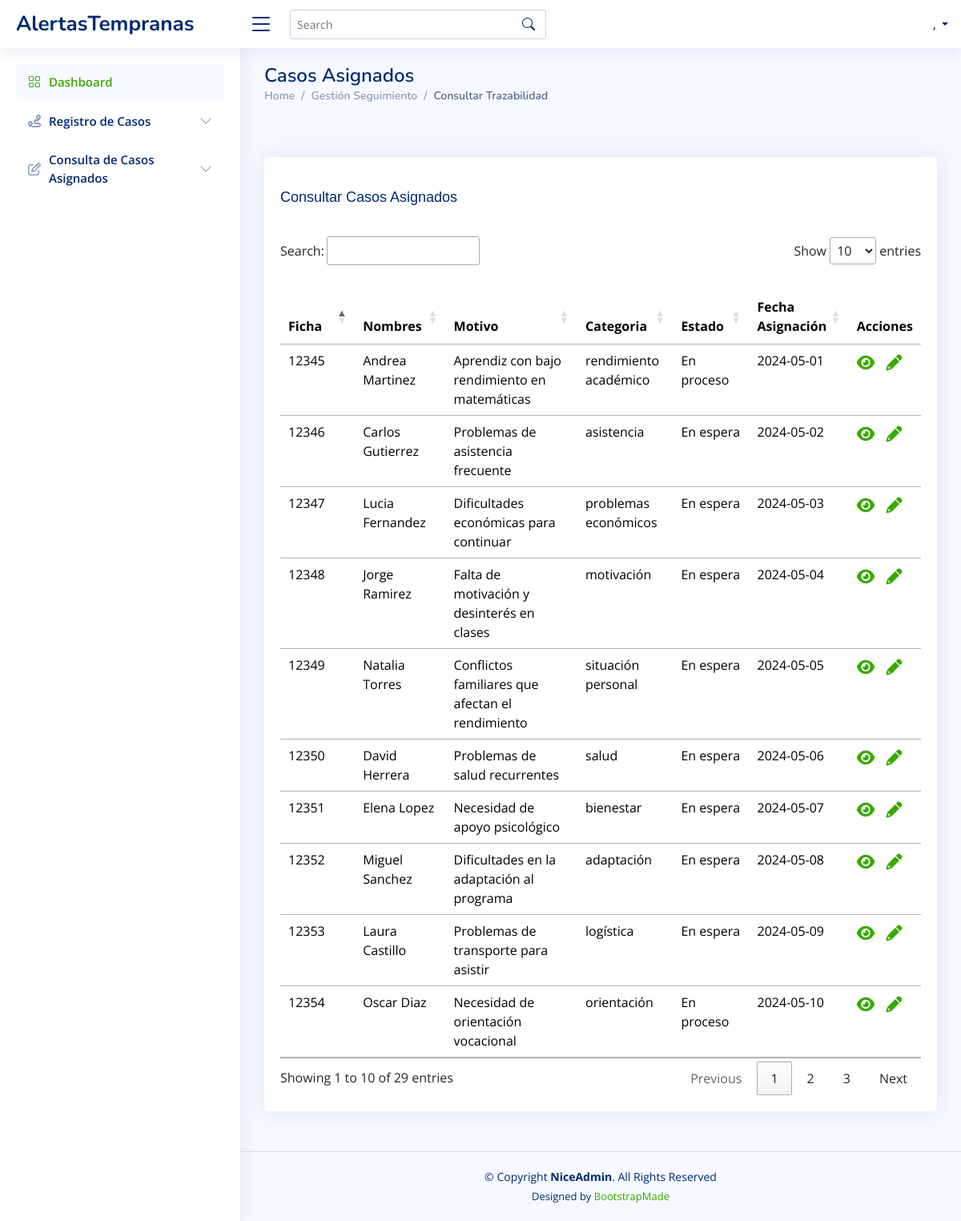
/Views/coordinador/consultarSeguimientoTotal.php, run on the app's committed database.
### tables this page shows
CREATE TABLE `casos` (
  `id` int(11) NOT NULL,
  `descripcion` text NOT NULL,
  `categoria` varchar(80) NOT NULL,
  `soporte` varchar(300) NOT NULL,
  `fecha` date NOT NULL,
  `estado` varchar(80) NOT NULL,
  `id_aprendiz` int(11) NOT NULL,
  `id_usuario` int(11) NOT NULL,
  `id_encargado` int(11) NOT NULL
);

CREATE TABLE `aprendiz` (
  `id` int(11) NOT NULL,
  `tipo_documento_aprendiz` varchar(20) NOT NULL,
  `documento` bigint(20) NOT NULL,
  `nombre` varchar(60) NOT NULL,
  `apellido` varchar(50) NOT NULL,
  `email` varchar(60) NOT NULL,
  `telefono` int(11) NOT NULL,
  `programa` varchar(50) NOT NULL,
  `ficha` varchar(30) NOT NULL,
  `id_usuario` int(11) NOT NULL
);

### Models/consultasCoordinador.php (called while the page is built, shortened)
<?php
class ConsultasCoordinador {
    public function consultarCasos(){
        $objConexion = new Conexion();
        $conexion = $objConexion->getConexion();
        $consultar= "SELECT c.id as identificador_caso, a.id as id_aprendiz, a.ficha, a.nombre, a.apellido, c.descripcion , c.categoria, c.fecha, c.estado FROM casos c JOIN aprendiz a ON c.id_aprendiz = a.id JOIN usuarios u ON c.id_encargado = u.id";
        $result= $conexion->prepare($consultar);
        $result->execute();
        $f= [];
        while($resultado = $result->fetch()){
            $f[] = $resultado;
        }
        return $f;
    }
}

### Controllers/coordinador/mostrar_info.php (the view, shortened to what this page needs)
<?php
require_once("../../Models/consultasCoordinador.php");
function cargarCasosTotales(){
  $objConsultas = new ConsultasCoordinador();
  $result = $objConsultas->consultarCasos();
  if (!isset($result)) {
      echo "<h2>No hay casos registrados</h2>";
  } else {
      foreach ($result as $f) {
          echo '
<tr>
                  <td>'.$f['ficha'].'</td>
                  <td>'.$f['nombre'].' '.$f['apellido'].'</td>
                  <td>'.$f['descripcion'].'</td>
                  <td>'.$f['categoria'].'</td>
                  <td>'.$f['estado'].'</td>
                  <td>'.$f['fecha'].'</td>
                  <td>
                  <a class="detalles1" href="../../Views/coordinador/mostrarCasoAsignado.php?id='. $f['identificador_caso'].'" ><i class="fa-solid fa-eye"></i></a>
                  <a class="detalles2" href="../../Views/coordinador/editarCaso.php?id='. $f['identificador_caso'].'"><i class="fa-solid fa-pencil"></i></a></td>
                </tr>
          ';
      }
  }
}
function cargarPerfilCordinador()
{
  $idUsuarios = $_SESSION["id"];
  $objConsultasAdmin = new ConsultasCoordinador();
  $f = $objConsultasAdmin->consultarUser($idUsuarios);
  echo '
        <li class="nav-item dropdown pe-3">
          <a class="nav-link nav-profile d-flex align-items-center pe-0" href="#" data-bs-toggle="dropdown">
            <span class="d-none d-md-block dropdown-toggle ps-2">' . $f["nombre"] .', '.$f["rol"].  '</span>
          </a>
          <ul class="dropdown-menu dropdown-menu-end dropdown-menu-arrow profile">
            <li class="dropdown-header">
              <h6>' . $f["nombre"] . '</h6>
              <span>' . $f["rol"] . '</span>
            </li>
            <li>
              <hr class="dropdown-divider">
            </li>
            <li>
              <a class="dropdown-item d-flex align-items-center" href="userProfileAdmin.php">
                <i class="bi bi-person"></i>
                <span>Mi perfil</span>
              </a>
            </li>
            <li>
              <hr class="dropdown-divider">
            </li>
            <li>
              <a class="dropdown-item d-flex align-items-center" href="users-profile.html">
                <i class="bi bi-gear"></i>
                <span>Configuración</span>
              </a>
            </li>
            <li>
              <hr class="dropdown-divider">
            </li>
            <li>
              <a class="dropdown-item d-flex align-items-center" href="pages-faq.html">
                <i class="bi bi-question-circle"></i>
                <span>¿Necesitas Ayuda?</span>
              </a>
            </li>
            <li>
              <hr class="dropdown-divider">
            </li>
            <li>
              <a class="dropdown-item d-flex align-items-center" href="../../Controllers/cerrarSesion.php">
                <i class="bi bi-box-arrow-right"></i>
                <span>Cerrar Sesión</span>
              </a>
            </li>
          </ul>
        </li>
    ';
}

### Views/coordinador/assets/css/style.css (style rules this page uses)
:root { scroll-behavior: smooth; --primary-color: #39A900; --secondary-color: #00324D; --complementary-color1: #385c57; --complementary-color2: #e6e6e6; --degrade: linear-gradient(#39a900, #A1D687, #fff); --font-size-titulos-h1: 48px; --font-size-titulos-h2: 40px; --font-size-titulos-h3: 32px; --font-size-titulos-h4: 24px; --font-size-parrafos: 24px; }
body { font-family: "Open Sans", sans-serif; background: #f6f9ff; color: #444444; }
a { color: var(--primary-color); text-decoration: none; }
.header-nav .nav-profile { color: #012970; }
.header-nav .nav-profile span { font-size: 14px; font-weight: 600; }
.detalles1 { color: #39A900; font-size: 20px; text-decoration: none; margin-right: 5px; }
.detalles2 { color: #39A900; font-size: 20px; text-decoration: none; margin-left: 5px; }

### data on the page
casos: id_aprendiz.ficha "12345", id_aprendiz.nombre "Andrea", id_aprendiz.apellido "Martinez", descripcion "Aprendiz con bajo rendimiento en matemáticas", categoria "rendimiento académico", estado "En proceso", fecha "2024-05-01"
casos: id_aprendiz.ficha "12346", id_aprendiz.nombre "Carlos", id_aprendiz.apellido "Gutierrez", descripcion "Problemas de asistencia frecuente", categoria "asistencia", estado "En espera", fecha "2024-05-02"
casos: id_aprendiz.ficha "12347", id_aprendiz.nombre "Lucia", id_aprendiz.apellido "Fernandez", descripcion "Dificultades económicas para continuar", categoria "problemas económicos", estado "En espera", fecha "2024-05-03"
casos: id_aprendiz.ficha "12348", id_aprendiz.nombre "Jorge", id_aprendiz.apellido "Ramirez", descripcion "Falta de motivación y desinterés en clases", categoria "motivación", estado "En espera", fecha "2024-05-04"
casos: id_aprendiz.ficha "12349", id_aprendiz.nombre "Natalia", id_aprendiz.apellido "Torres", descripcion "Conflictos familiares que afectan el rendimiento", categoria "situación personal", estado "En espera", fecha "2024-05-05"
casos: id_aprendiz.ficha "12350", id_aprendiz.nombre "David", id_aprendiz.apellido "Herrera", descripcion "Problemas de salud recurrentes", categoria "salud", estado "En espera", fecha "2024-05-06"
casos: id_aprendiz.ficha "12351", id_aprendiz.nombre "Elena", id_aprendiz.apellido "Lopez", descripcion "Necesidad de apoyo psicológico", categoria "bienestar", estado "En espera", fecha "2024-05-07"
casos: id_aprendiz.ficha "12352", id_aprendiz.nombre "Miguel", id_aprendiz.apellido "Sanchez", descripcion "Dificultades en la adaptación al programa", categoria "adaptación", estado "En espera", fecha "2024-05-08"
casos: id_aprendiz.ficha "12353", id_aprendiz.nombre "Laura", id_aprendiz.apellido "Castillo", descripcion "Problemas de transporte para asistir", categoria "logística", estado "En espera", fecha "2024-05-09"
casos: id_aprendiz.ficha "12354", id_aprendiz.nombre "Oscar", id_aprendiz.apellido "Diaz", descripcion "Necesidad de orientación vocacional", categoria "orientación", estado "En proceso", fecha "2024-05-10"
